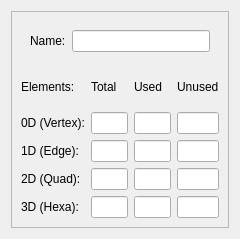
<?xml version="1.0" encoding="UTF-8"?>
<ui version="4.0">
 <class>ModelInfoDialog</class>
 <widget class="QDialog" name="ModelInfoDialog">
  <property name="geometry">
   <rect>
    <x>0</x>
    <y>0</y>
    <width>231</width>
    <height>239</height>
   </rect>
  </property>
  <property name="sizePolicy">
   <sizepolicy hsizetype="Preferred" vsizetype="Fixed">
    <horstretch>0</horstretch>
    <verstretch>0</verstretch>
   </sizepolicy>
  </property>
  <property name="maximumSize">
   <size>
    <width>16777215</width>
    <height>240</height>
   </size>
  </property>
  <property name="windowTitle">
   <string>Dialog</string>
  </property>
  <layout class="QVBoxLayout" name="verticalLayout">
   <item>
    <widget class="QFrame" name="frame">
     <property name="frameShape">
      <enum>QFrame::StyledPanel</enum>
     </property>
     <property name="frameShadow">
      <enum>QFrame::Raised</enum>
     </property>
     <layout class="QVBoxLayout" name="verticalLayout_2">
      <item>
       <widget class="QWidget" name="widget" native="true">
        <property name="sizePolicy">
         <sizepolicy hsizetype="Preferred" vsizetype="Fixed">
          <horstretch>0</horstretch>
          <verstretch>0</verstretch>
         </sizepolicy>
        </property>
        <layout class="QFormLayout" name="formLayout">
         <item row="0" column="0">
          <widget class="QLabel" name="label_3">
           <property name="text">
            <string>Name:</string>
           </property>
          </widget>
         </item>
         <item row="0" column="1">
          <widget class="QLineEdit" name="model_name_le">
           <property name="text">
            <string/>
           </property>
           <property name="alignment">
            <set>Qt::AlignCenter</set>
           </property>
           <property name="readOnly">
            <bool>true</bool>
           </property>
          </widget>
         </item>
        </layout>
       </widget>
      </item>
      <item>
       <layout class="QGridLayout" name="gridLayout">
        <item row="0" column="0">
         <widget class="QLabel" name="label_2">
          <property name="text">
           <string>Elements:</string>
          </property>
         </widget>
        </item>
        <item row="1" column="0">
         <widget class="QLabel" name="label">
          <property name="text">
           <string>0D (Vertex):</string>
          </property>
         </widget>
        </item>
        <item row="0" column="1">
         <widget class="QLabel" name="label_4">
          <property name="text">
           <string>Total</string>
          </property>
         </widget>
        </item>
        <item row="0" column="2">
         <widget class="QLabel" name="label_5">
          <property name="text">
           <string>Used</string>
          </property>
         </widget>
        </item>
        <item row="0" column="3">
         <widget class="QLabel" name="label_6">
          <property name="text">
           <string>Unused</string>
          </property>
         </widget>
        </item>
        <item row="2" column="0">
         <widget class="QLabel" name="label_7">
          <property name="text">
           <string>1D (Edge):</string>
          </property>
         </widget>
        </item>
        <item row="3" column="0">
         <widget class="QLabel" name="label_8">
          <property name="text">
           <string>2D (Quad):</string>
          </property>
         </widget>
        </item>
        <item row="4" column="0">
         <widget class="QLabel" name="label_9">
          <property name="text">
           <string>3D (Hexa): </string>
          </property>
         </widget>
        </item>
        <item row="1" column="1">
         <widget class="QLineEdit" name="total_vertices_le">
          <property name="minimumSize">
           <size>
            <width>37</width>
            <height>0</height>
           </size>
          </property>
          <property name="alignment">
           <set>Qt::AlignCenter</set>
          </property>
          <property name="readOnly">
           <bool>true</bool>
          </property>
         </widget>
        </item>
        <item row="2" column="1">
         <widget class="QLineEdit" name="total_edges_le">
          <property name="minimumSize">
           <size>
            <width>37</width>
            <height>0</height>
           </size>
          </property>
          <property name="alignment">
           <set>Qt::AlignCenter</set>
          </property>
          <property name="readOnly">
           <bool>true</bool>
          </property>
         </widget>
        </item>
        <item row="3" column="1">
         <widget class="QLineEdit" name="total_quads_le">
          <property name="minimumSize">
           <size>
            <width>37</width>
            <height>0</height>
           </size>
          </property>
          <property name="alignment">
           <set>Qt::AlignCenter</set>
          </property>
          <property name="readOnly">
           <bool>true</bool>
          </property>
         </widget>
        </item>
        <item row="4" column="1">
         <widget class="QLineEdit" name="total_hexas_le">
          <property name="minimumSize">
           <size>
            <width>37</width>
            <height>0</height>
           </size>
          </property>
          <property name="alignment">
           <set>Qt::AlignCenter</set>
          </property>
          <property name="readOnly">
           <bool>true</bool>
          </property>
         </widget>
        </item>
        <item row="1" column="2">
         <widget class="QLineEdit" name="used_vertices_le">
          <property name="minimumSize">
           <size>
            <width>37</width>
            <height>0</height>
           </size>
          </property>
          <property name="alignment">
           <set>Qt::AlignCenter</set>
          </property>
          <property name="readOnly">
           <bool>true</bool>
          </property>
         </widget>
        </item>
        <item row="2" column="2">
         <widget class="QLineEdit" name="used_edges_le">
          <property name="minimumSize">
           <size>
            <width>37</width>
            <height>0</height>
           </size>
          </property>
          <property name="alignment">
           <set>Qt::AlignCenter</set>
          </property>
          <property name="readOnly">
           <bool>true</bool>
          </property>
         </widget>
        </item>
        <item row="3" column="2">
         <widget class="QLineEdit" name="used_quads_le">
          <property name="minimumSize">
           <size>
            <width>37</width>
            <height>0</height>
           </size>
          </property>
          <property name="alignment">
           <set>Qt::AlignCenter</set>
          </property>
          <property name="readOnly">
           <bool>true</bool>
          </property>
         </widget>
        </item>
        <item row="4" column="2">
         <widget class="QLineEdit" name="used_hexas_le">
          <property name="minimumSize">
           <size>
            <width>37</width>
            <height>0</height>
           </size>
          </property>
          <property name="alignment">
           <set>Qt::AlignCenter</set>
          </property>
          <property name="readOnly">
           <bool>true</bool>
          </property>
         </widget>
        </item>
        <item row="1" column="3">
         <widget class="QLineEdit" name="unused_vertices_le">
          <property name="minimumSize">
           <size>
            <width>37</width>
            <height>0</height>
           </size>
          </property>
          <property name="alignment">
           <set>Qt::AlignCenter</set>
          </property>
          <property name="readOnly">
           <bool>true</bool>
          </property>
         </widget>
        </item>
        <item row="2" column="3">
         <widget class="QLineEdit" name="unused_edges_le">
          <property name="minimumSize">
           <size>
            <width>37</width>
            <height>0</height>
           </size>
          </property>
          <property name="alignment">
           <set>Qt::AlignCenter</set>
          </property>
          <property name="readOnly">
           <bool>true</bool>
          </property>
         </widget>
        </item>
        <item row="3" column="3">
         <widget class="QLineEdit" name="unused_quads_le">
          <property name="minimumSize">
           <size>
            <width>37</width>
            <height>0</height>
           </size>
          </property>
          <property name="alignment">
           <set>Qt::AlignCenter</set>
          </property>
          <property name="readOnly">
           <bool>true</bool>
          </property>
         </widget>
        </item>
        <item row="4" column="3">
         <widget class="QLineEdit" name="unused_hexas_le">
          <property name="minimumSize">
           <size>
            <width>37</width>
            <height>0</height>
           </size>
          </property>
          <property name="alignment">
           <set>Qt::AlignCenter</set>
          </property>
          <property name="readOnly">
           <bool>true</bool>
          </property>
         </widget>
        </item>
       </layout>
      </item>
     </layout>
    </widget>
   </item>
  </layout>
 </widget>
 <resources/>
 <connections/>
 <designerdata>
  <property name="gridDeltaX">
   <number>10</number>
  </property>
  <property name="gridDeltaY">
   <number>10</number>
  </property>
  <property name="gridSnapX">
   <bool>true</bool>
  </property>
  <property name="gridSnapY">
   <bool>true</bool>
  </property>
  <property name="gridVisible">
   <bool>true</bool>
  </property>
 </designerdata>
</ui>
